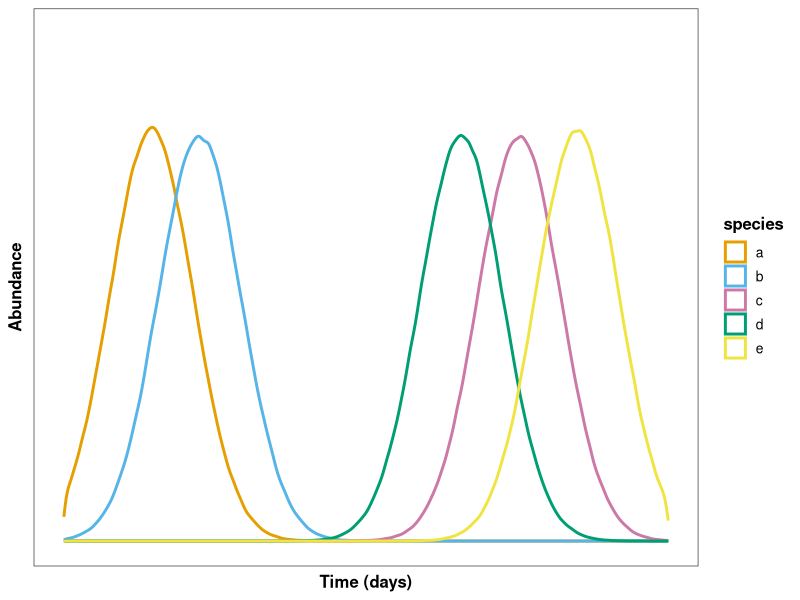
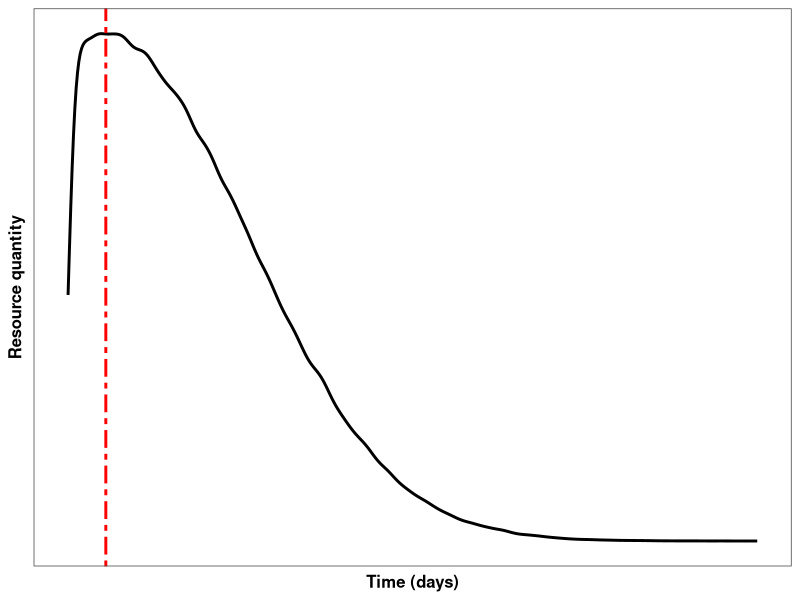
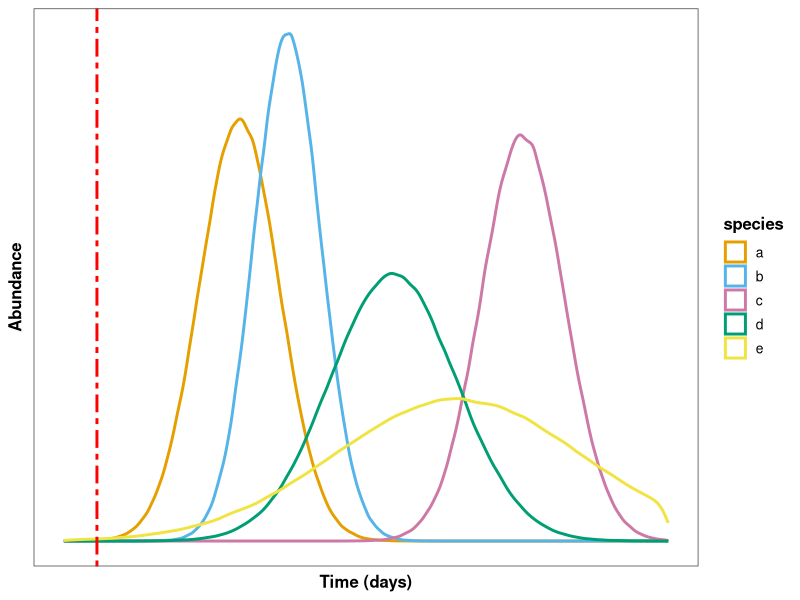
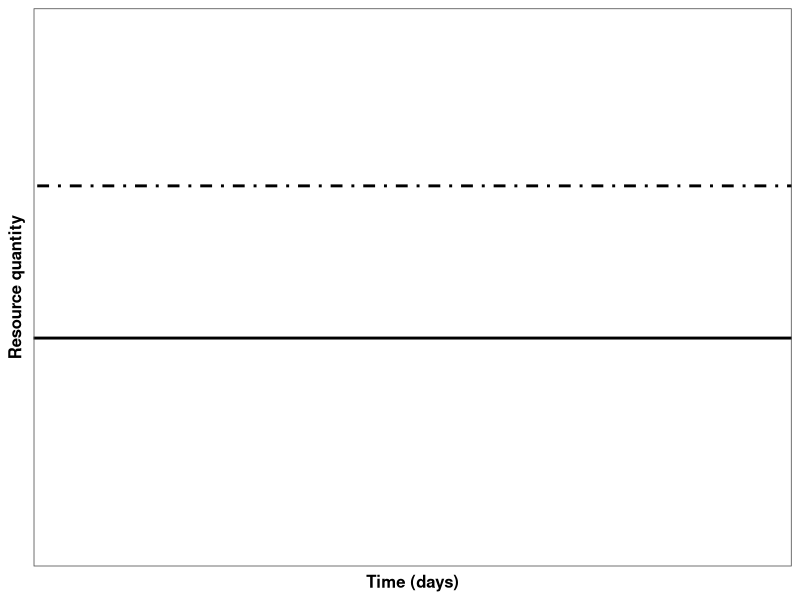
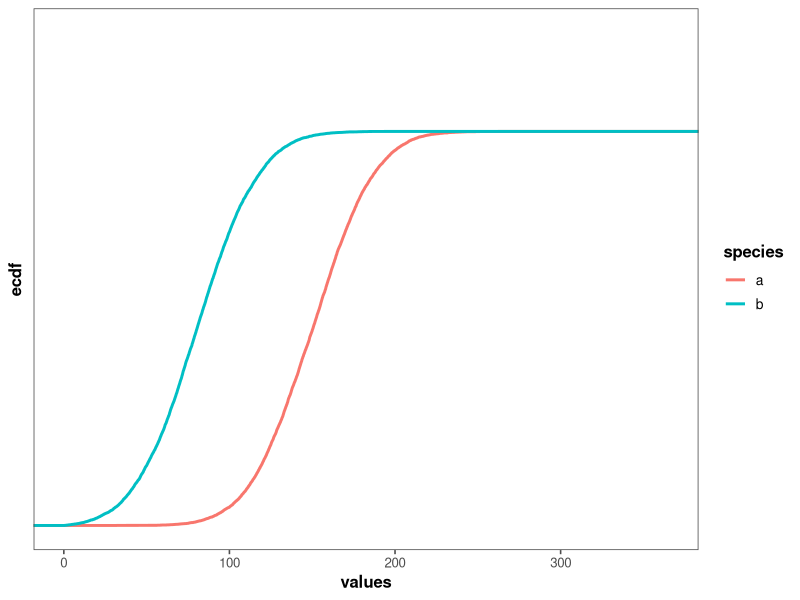
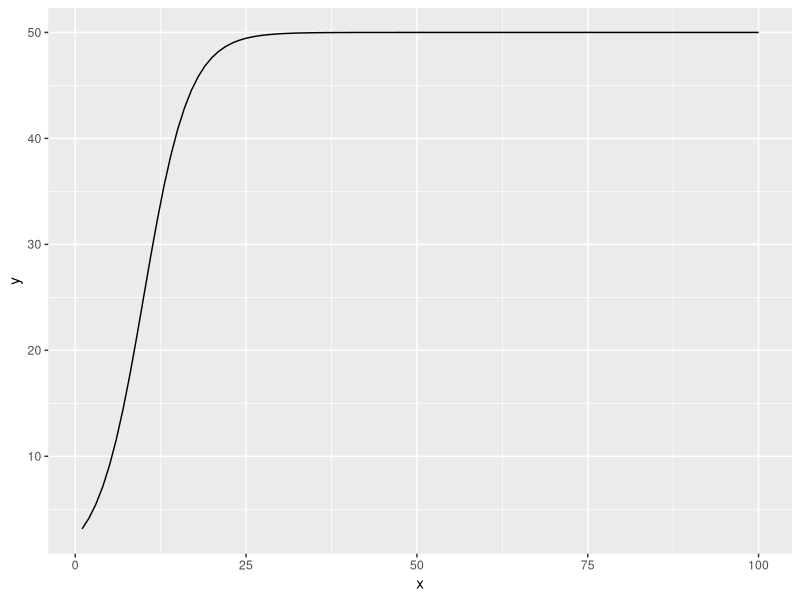
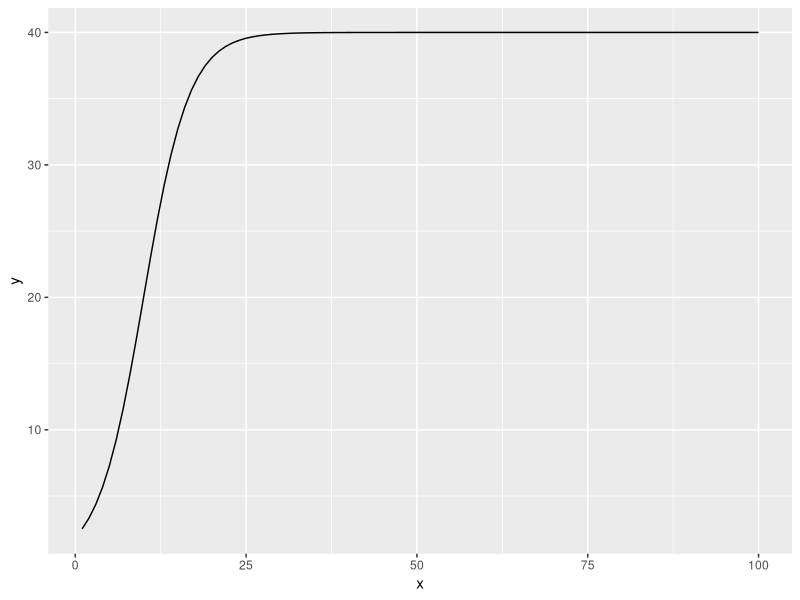
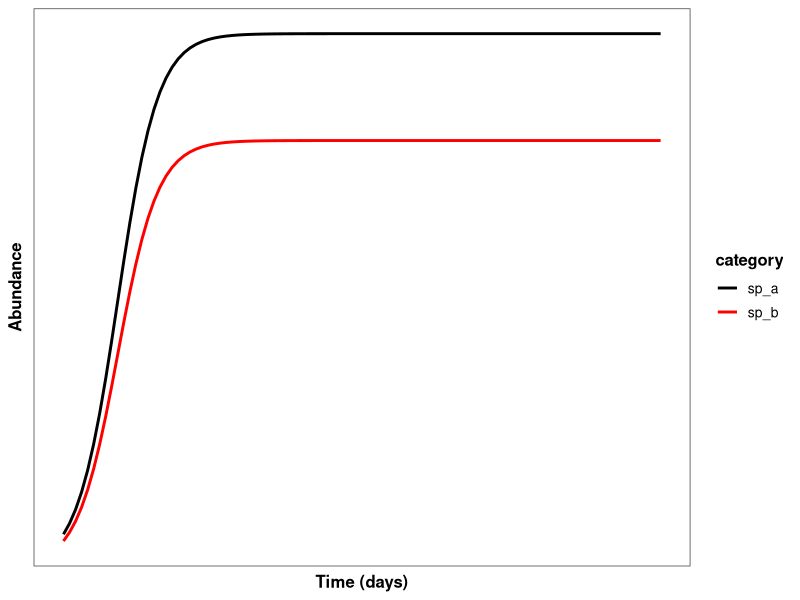

These charts were generated, in order, by the following R code:
library(tidyverse)
library(ggplot2)
library(ggthemes)

# making rnorms into dataframes that can be bound together for ggplot
sp1 <- data.frame(value = rnorm(1000000,mean = 53, sd = 25),
                  species="a")
sp2 <- data.frame(value = rnorm(1000000, mean = 82, sd = 25),
                  species="b")
sp3 <- data.frame(value = rnorm(1000000, mean = 275, sd = 25),
                  species="c")
sp4 <- data.frame(value = rnorm(1000000, mean = 240, sd = 25),
                  species="d")
sp5 <- data.frame(value = rnorm(1000000, mean = 310, sd = 25),
                  species="e")

# making the concept plot with ggplot()
sp_combined <- rbind(sp1,sp2,sp3,sp4,sp5)

jornada_abund_plot <- sp_combined %>%
  ggplot(aes(x=value,colour=species))+
  geom_density(linewidth=1)+
  theme_few()+
  labs(x = "Time (days)",
       y = "Abundance") +
  theme(axis.title = element_text(size = 12,face = "bold",),
        legend.title = element_text(size = 12, face = "bold"),
        legend.text = element_text(size = 10)) +
  xlim(0,365) +
  ylim(0,0.02) +
  scale_colour_manual(values = c("a" = "#E69F00",
                                 "b" = "#56B4E9",
                                 "c" = "#CC79A7",
                                 "d" = "#009E73",
                                 "e" = "#F0E442"),
                      breaks = c("a","b","c","d","e"))+
  theme(axis.text.y = element_blank(),
        axis.ticks.y = element_blank(),
        axis.text.x = element_blank(),
        axis.ticks.x = element_blank(),)
jornada_abund_plot
# ggsave("plots/jornada_concept_abundance.png",plot=jornada_abund_plot,scale=1,dpi=600)

############################################################################################################################
# One pulse plots
# making a big rnorm distribution centered around ~20 with a large sd
pulse_initial <- data.frame(value = rnorm(1000000, mean = 20, sd = 75))

pulse_i_plot <- pulse_initial %>%
  ggplot(aes(x = value)) +
  geom_density(linewidth = 1)+
  theme_few()+
  labs(y = "Resource quantity",
       x = "Time (days)") +
  theme(axis.title = element_text(size = 12,face = "bold",),
        legend.title = element_text(size = 12, face = "bold"),
        legend.text = element_text(size = 10)) +
  geom_vline(xintercept = 20, linewidth = 1,colour = "red", linetype = "twodash")+
  xlim(0,365)+
  theme(axis.text.y = element_blank(),
        axis.ticks.y = element_blank(),
        axis.text.x = element_blank(),
        axis.ticks.x = element_blank())
pulse_i_plot
# ggsave("plots/one_pulse_concept.png",plot=pulse_i_plot,scale=1,dpi=600)

# making the responses per species
pulse_sp1 <- data.frame(value = rnorm(1000000, mean = 106, sd = 24),
                        species = "a")
pulse_sp2 <- data.frame(value = rnorm(1000000, mean = 135, sd = 20),
                        species = "b")
pulse_sp3 <- data.frame(value = rnorm(1000000, mean = 277, sd = 25),
                        species = "c")
pulse_sp4 <- data.frame(value = rnorm(1000000, mean = 199, sd = 38),
                        species = "d")
pulse_sp5 <- data.frame(value = rnorm(1000000, mean = 238, sd = 75),
                        species = "e")

response_combined <- rbind(pulse_sp1,pulse_sp2,pulse_sp3,pulse_sp4,pulse_sp5)

one_pulse_response_plot <- response_combined %>%
  ggplot(aes(x=value,colour=species))+
  geom_density(linewidth=1)+
  theme_few()+
  labs(x = "Time (days)",
       y = "Abundance") +
  theme(axis.title = element_text(size = 12,face = "bold",),
        legend.title = element_text(size = 12, face = "bold"),
        legend.text = element_text(size = 10)) +
  xlim(0,365) +
  scale_colour_manual(values = c("a" = "#E69F00",
                                 "b" = "#56B4E9",
                                 "c" = "#CC79A7",
                                 "d" = "#009E73",
                                 "e" = "#F0E442"),
                      breaks = c("a","b","c","d","e"))+
  geom_vline(xintercept = 20,linewidth = 1,colour = "red", linetype = "twodash")+
  theme(axis.text.y = element_blank(),
        axis.ticks.y = element_blank(),
        axis.text.x = element_blank(),
        axis.ticks.x = element_blank())
one_pulse_response_plot
# ggsave("plots/one_pulse_response_plot.png",plot=one_pulse_response_plot,scale=1,dpi=600)

############################################################################################################################
# Chemostat and no pulse response

chemostat_plot <- ggplot()+
  geom_abline(slope = 0,
              intercept = 20,
              linewidth = 1) +
  geom_abline(slope = 0,
              intercept = 35,
              linewidth = 1,
              linetype = "dotdash") +
  labs(x = "Time (days)",
       y = "Resource quantity") +
  xlim(0,365) +
  ylim(0, 50) +
  theme_few() +
  theme(axis.title = element_text(size = 12,face = "bold",),
        legend.title = element_text(size = 12, face = "bold"),
        legend.text = element_text(size = 10)) +
 theme(axis.text.y = element_blank(),
       axis.ticks.y = element_blank(),
       axis.text.x = element_blank(),
       axis.ticks.x = element_blank())
chemostat_plot
# ggsave("plots/chemostat_plot.png",plot=chemostat_plot,scale=1,dpi=600)

# logistic curve? Will try doing rnorm into cumulative frequency
chemo_sp1 <- data.frame(values = rnorm(10000, mean = 150, sd = 30),
                           species = "a")
chemo_sp2 <- data.frame(values = rnorm(10000, mean = 80, sd = 30),
                           species = "b")

chemostat_combined <- rbind(chemo_sp1,chemo_sp2)

chemostat_response_concept <- chemostat_combined %>%
  ggplot(aes(x = values,
             colour = species)) +
  stat_ecdf(linewidth = 1)+
  xlim(0,365) +
  ylim(0, 1.25) +
  theme_few() +
  theme(axis.title = element_text(size = 12,face = "bold",),
        legend.title = element_text(size = 12, face = "bold"),
        legend.text = element_text(size = 10)) +
  theme(axis.text.y = element_blank(),
        axis.ticks.y = element_blank())
chemostat_response_concept

# This doesn't work because both species terminate at the same end value
# find a new way to make logistic curves

# From https://library.virginia.edu/data/articles/simulating-a-logistic-regression-model ??
# using the logistic formula y = L/(1+e^(-k(x-x0))))

data1 <- data.frame(x = c(1:100)) %>%
  mutate(category = "sp_a")%>%
  mutate(y = 50/(1+exp(-0.3*(x-10))))
data2 <- data.frame(x = c(1:100)) %>%
  mutate(category = "sp_b")%>%
  mutate(y = 40/(1+exp(-0.3*(x-10))))
ggplot(data1,aes(x=x,y=y))+geom_line() #proof of concept
ggplot(data2,aes(x=x,y=y))+geom_line()
datacomb <- rbind(data1,data2)       
logistic_plot <- datacomb %>%
  ggplot(aes(x = x,
             y = y,
             colour = category)) +
  geom_line(linewidth = 1) +
  theme_few() +
  theme(axis.title = element_text(size = 12,face = "bold",),
        legend.title = element_text(size = 12, face = "bold"),
        legend.text = element_text(size = 10)) +
  theme(axis.text.y = element_blank(),
        axis.ticks.y = element_blank(),
        axis.text.x = element_blank(),
        axis.ticks.x = element_blank())+
  labs(x = "Time (days)",
       y = "Abundance") +
  scale_colour_manual(values = c("sp_a" = "black",
                                 "sp_b" = "red"))
logistic_plot
# ggsave("plots/logisticAbundance.png",plot=logistic_plot,scale=1,dpi=600)

